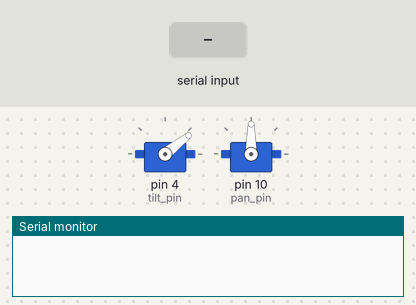
The sketch below on a simulated Arduino Uno, built with avr-gcc and run on an emulated ATmega328P. Parts: 2 × servo, the last lines printed to the serial monitor. The test bench sets the inputs (shaded band).

Above: at 1.2 s.
1.3 s: "y" received over Serial
At 1.45 s:
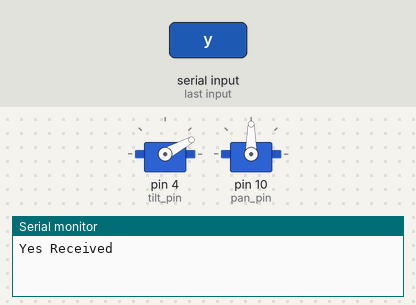
4.3 s: "n" received over Serial
At 4.45 s:
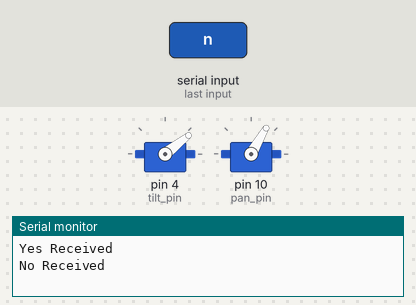
At 5.35 s:
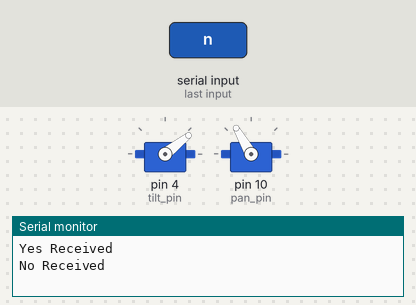
Timing chart, 0 to 7.3 s (numbered marks = the images above; inputs shaded):
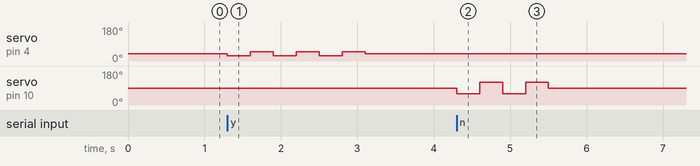

The sketch:

Quizbot_cmdln.ino
```cpp
#include "servo_ctrl.h"
#include <Servo.h>

void setup()
{
  Serial.begin(57600);
  servo_setup();

}

void loop()
{
  char x = Serial.read();
  if( x == 'y')
  {
    Serial.println("Yes Received");
    nod_yes();
    face_forward();
    delay(250);
  }
  else if( x == 'n')
  {
    Serial.println("No Received");
    nod_no();
    face_forward();
    delay(250);
  }
}
```

servo_ctrl.cpp
```cpp
#include "servo_ctrl.h"
#include <Servo.h>
#include <Arduino.h>

Servo tilt;
const int tilt_pin=4;
int tilt_forward=38;
int tilt_amount=10;

Servo pan;
const int pan_pin=10;
int pan_forward=90;
int pan_amount=30;

void servo_setup()
{
  tilt.attach(tilt_pin);
  pan.attach(pan_pin);
  face_forward();
}

void face_forward()
{
  tilt.write(tilt_forward);
  pan.write(pan_forward);
}

void nod_yes()
{
  for(int times=0;times<3;++times)
  {
    tilt.write(tilt_forward-tilt_amount);
    delay(300);
    tilt.write(tilt_forward+tilt_amount);
    delay(300);
  }
}

void nod_no()
{
  for(int times=0;times<2;++times)
  {
    pan.write(pan_forward-pan_amount);
    delay(300);
    pan.write(pan_forward+pan_amount);
    delay(300);
  }
}
```

servo_ctrl.h
```cpp
#ifndef SERVO_CTRL_H
#define SERVO_CTRL_H

#include <Servo.h>

void servo_setup();
void face_forward();
void nod_yes();
void nod_no();


#endif //SERVO_CTRL_H
```

Measured:
- after the input at 1.3 s, servo on pin 4 (tilt_pin): 38° → 28° at once, then repeats every 0.60 s: 48° 0.30 s, 28° 0.30 s, until it stays 38° from 3.1 s
- after the input at 4.3 s, servo on pin 10 (pan_pin): 90° → 60° at once, → 120° 0.30 s later, → 60° 0.30 s later, → 120° 0.30 s later, … (5 changes in this stretch)
